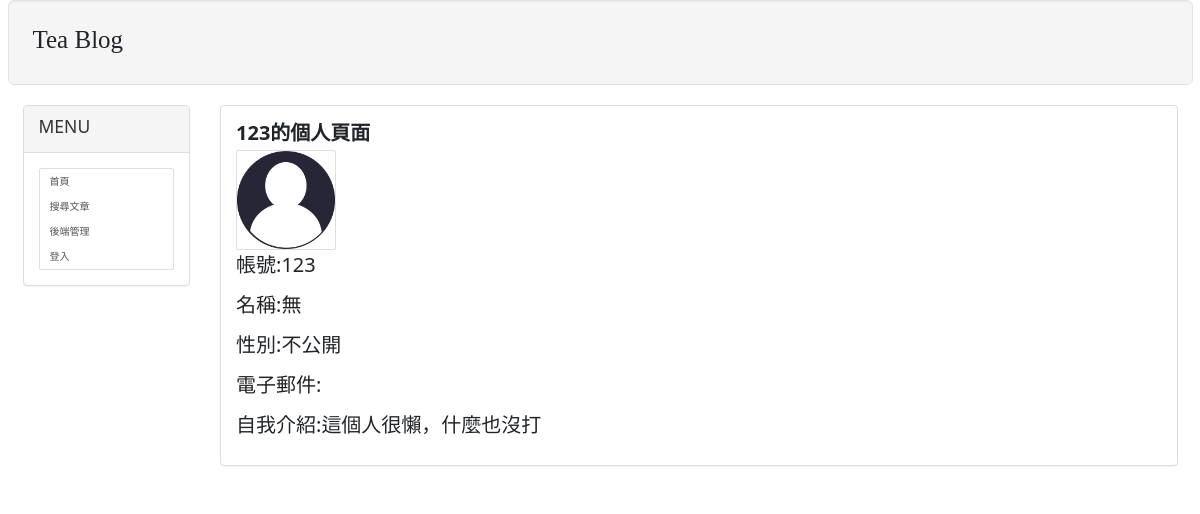
The page /profile/2 on the database its author committed.
### mainsite/models.py (models this page shows, shortened)
class Profile(models.Model):
    user = models.OneToOneField(User,on_delete=models.CASCADE)
    GENDER = (('男性', '男性'),('女性', '女性'),('其他', '其他'),('不公開', '不公開'))
    gender = models.CharField(u'性別',choices=GENDER,max_length=10,default='不公開')
    nickname = models.CharField(u"暱稱",max_length=20,default="無")
    image = models.ImageField(u'照片',upload_to='%Y/%m/%d/',default='default.png')
    intro = models.CharField(u"自我介紹",default="這個人什麼也沒打.w.",max_length=100)

### mainsite/views.py (the view, shortened to what this page needs)
# urls.py: path('profile/<int:id>',showprofile,name="profile-url"),
def showprofile(request,id):
    try:
        user = User.objects.get(id=id)
        if user != None:
            try:
                user_info = Profile.objects.get(user=user)
            except:
                Profile.objects.create(user=user)
            user_info = Profile.objects.get(user=user)
            profile_form = ProfileForm(instance=user_info)
            return render(request,'showprofile.html',locals())
    except:
        return redirect('/')

### templates/showprofile.html (shortened to what this page needs)
{% extends 'base2.html' %}
{% block headline %} {{user.username}}的個人頁面 {% endblock %}
{% block content %}
    <img class="card" width="100" height="100" src="{{ user_info.image.url }}" />
    <p>帳號:{{user_info.user.username}}</p>
    <p>名稱:{{user_info.nickname}}</p>
    <p>性別:{{user_info.gender}}</p>
    <p>電子郵件:{{user_info.user.email}}</p>
    <p>自我介紹:{{user_info.intro}}</p>
{% endblock %}

### templates/showprofile.html (style rules this page uses)
p { font-size:15pt;; }

### rows shown on the page
Profile: image (placeholder picture), user.username "123", nickname "無", gender "不公開", intro "這個人很懶，什麼也沒打"

### other values the page prints
{{ user.username }} "123"
